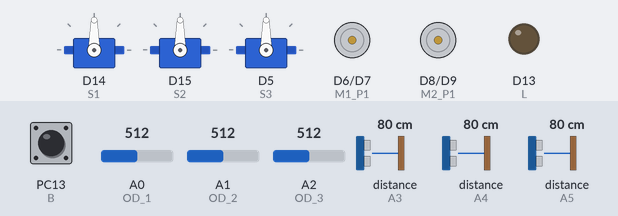
A program run on a simulated STM32 Nucleo. Parts: 3 × servo, motor-driver pin pairs drawn as motors (green arrow = first pin HIGH = forward, orange = second pin HIGH = backward, longer = more drive), output pins drawn as LEDs (lit = HIGH). The test bench sets the inputs (shaded band); at power-on: PC13 (B) HIGH, distance to the obstacle (sensors on A3, A4, A5) 80 cm, A0 (OD_1) = 512, A1 (OD_2) = 512, A2 (OD_3) = 512. The echo pulse lasts 58.3 µs per cm; pins used as bus, display or sensor lines are not drawn.

Above: at 1.2 s.
1.3 s: PC13 (B) pulled LOW for 0.15 s
At 1.6 s:
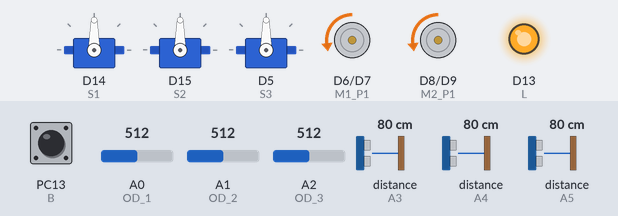
2.9 s: distance to the obstacle (sensor on A3) set to 7 cm
5.9 s: distance to the obstacle (sensor on A3) set to 4 cm
At 6.6 s:
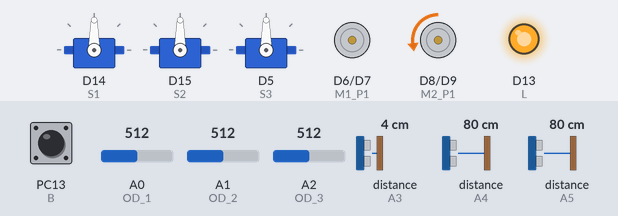
8.9 s: distance to the obstacle (sensor on A4) set to 7 cm
11.9 s: distance to the obstacle (sensor on A4) set to 4 cm
At 13.0 s:
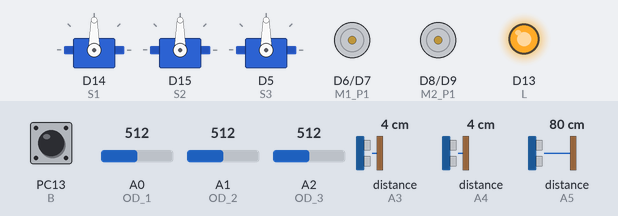
14.9 s: A0 (OD_1) set to 888
17.9 s: A0 (OD_1) set to 909
At 18.4 s:
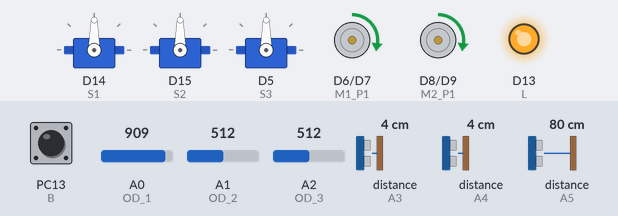
Timing chart, 0 to 20.9 s (numbered marks = the images above; inputs shaded):
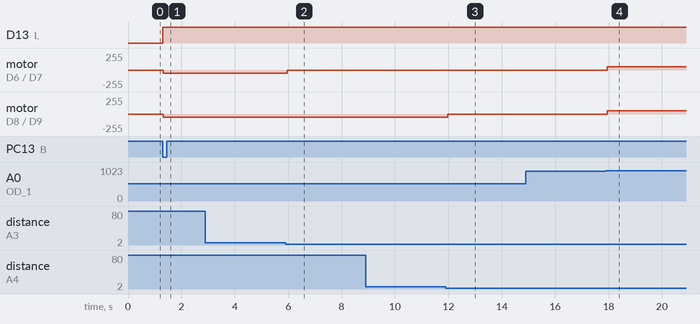

Measured:
- the behaviour switches between 6 and 5 cm on distance to the obstacle (sensor on A3) (found by bisection; images 1 and 2)
- the behaviour switches between 6 and 5 cm on distance to the obstacle (sensor on A4) (found by bisection; images 2 and 3)
- the behaviour switches between 899 and 900 on A0 (OD_1) (found by bisection; images 3 and 4)
- after the input at 1.3 s, D13 (L): LOW → HIGH at once; motor on D6 (M1_P1) / D7 (M1_P2), motor on D8 (M2_P1) / D9 (M2_P2): stopped → backward 50/255 at once
- after the input at 5.9 s, motor on D6 (M1_P1) / D7 (M1_P2): backward 50/255 → stopped after 0.06 s
- after the input at 11.9 s, motor on D8 (M2_P1) / D9 (M2_P2): backward 50/255 → stopped after 0.07 s
- after the input at 17.9 s, motor on D6 (M1_P1) / D7 (M1_P2), motor on D8 (M2_P1) / D9 (M2_P2): stopped → forward 50/255 at once

The program:

main.cpp
```cpp
#include <Arduino.h>
#include <Servo.h>

//global Variable
uint8_t old_state = 1;
uint8_t new_state = 0;
uint8_t but_value;
uint8_t activate;

uint8_t MAX_SPEED = 50;
float SOUND_SPEED = 0.034;       //speed of sound 343 m/s


//optical distance sensor pinout "OD"
uint8_t OD_1 = A0;
uint8_t OD_2 = A1;
uint8_t OD_3 = A2;

struct ODsensor{
  float OD1_data;
  float OD2_data;
  float OD3_data;
};


//ultra-sonic sensor pinout - "US"
uint8_t US_1_Trig = 12;
uint8_t US_1_Echo = A3;

uint8_t US_2_Trig = 11;
uint8_t US_2_Echo = A4;

uint8_t US_3_Trig = 10;
uint8_t US_3_Echo = A5;

struct USsensor{
  float US_1_data;
  float US_2_data;
  float US_3_data;
};

// Motor Control Pinouts - M1 , M2
uint8_t M1_P1 = 6;
uint8_t M1_P2 = 7;
uint8_t M2_P1 = 8;
uint8_t M2_P2 = 9;

// Servo Pinouts - S
uint8_t S1 = 14;
uint8_t S2 = 15;
uint8_t S3 = 5;

Servo servo_1;
Servo servo_2;
Servo servo_3;


// User Button pinout - B
uint8_t B = USER_BTN;

//Status LED
uint8_t L = LED_BUILTIN;


//Optical Distance Sensor reading;
void ODS_Data(ODsensor *ods){
    uint16_t a = analogRead(OD_1);
    uint16_t b = analogRead(OD_2);
    uint16_t c = analogRead(OD_3);
    ods->OD1_data=a;
    ods->OD2_data=b;
    ods->OD3_data=c;

    // ods->OD1_data =map(a, 0,1023,0,80);
    // ods->OD2_data =map(b, 0,1023,0,80);
    // ods->OD3_data =map(c, 0,1023,0,80);

 }

 void US_Data(USsensor *us){

  //Sensor 1 Ultrasonic Sensor activation
  digitalWrite(US_1_Trig,LOW);
  delayMicroseconds(2);
  digitalWrite(US_1_Trig,HIGH);
  delayMicroseconds(10);
  digitalWrite(US_1_Trig,LOW);

  float time_1 = pulseIn(US_1_Echo,HIGH);
  float distance_1 = SOUND_SPEED*time_1;
  distance_1 = (time_1*SOUND_SPEED)/2;

  //Sensor 2 Ultrasonic Sensor activation
  digitalWrite(US_2_Trig,LOW);
  delayMicroseconds(2);
  digitalWrite(US_2_Trig,HIGH);
  delayMicroseconds(10);
  digitalWrite(US_2_Trig,LOW);

  float time_2 = pulseIn(US_2_Echo,HIGH);
  float distance_2 = SOUND_SPEED*time_1;
  distance_2 = (time_2*SOUND_SPEED)/2;

  //Sensor 3 Ultrasonic Sensor activation
  digitalWrite(US_3_Trig,LOW);
  delayMicroseconds(2);
  digitalWrite(US_3_Trig,HIGH);
  delayMicroseconds(10);
  digitalWrite(US_3_Trig,LOW);

  float time_3 = pulseIn(US_3_Echo,HIGH);
  float distance_3 = SOUND_SPEED*time_1;
  distance_3 = (time_3*SOUND_SPEED)/2;

  us->US_1_data = distance_1;
  us->US_2_data = distance_2;
  us->US_3_data = distance_3;


 }

 void Shoulder_down(){
  // servo_1.write(130);
  // delay(200);
  // servo_1.write(90);
  for(uint8_t a =0;a<=180;a++){
    servo_1.write(a);
    delay(100);
  }
 }

 void Shoulder_up(){
  // servo_1.write(50);
  // delay(200);
  // servo_1.write(90);
 }

 void elbow_down(){
  servo_2.write(130);
  delay(200);
  servo_2.write(90);
 }

 void elbow_up(){
  servo_2.write(50);
  delay(200);
  servo_2.write(90);
 }

  void shoulder_right(){
  servo_3.write(130);
  delay(200);
  servo_3.write(90);
 }

 void shoulder_left(){
  servo_3.write(50);
  delay(200);
  servo_3.write(90);
 }


 void Mot_forward(){
  analogWrite(M1_P1,0);
  analogWrite(M1_P2,MAX_SPEED);
  analogWrite(M2_P1,0);
  analogWrite(M2_P2,MAX_SPEED);

 }

 void Mot_left(){
  analogWrite(M1_P1,0);
  analogWrite(M1_P2,MAX_SPEED);
  analogWrite(M2_P1,0);
  analogWrite(M2_P2,0);

 }

void Mot_right(){
  analogWrite(M1_P1,0);
  analogWrite(M1_P2,0);
  analogWrite(M2_P1,0);
  analogWrite(M2_P2,MAX_SPEED);

 }


 void Mot_halt(){
  analogWrite(M1_P1,0);
  analogWrite(M1_P2,0);
  analogWrite(M2_P1,0);
  analogWrite(M2_P2,0);

 }


 void Mot_Revers(){
  analogWrite(M1_P1,MAX_SPEED);
  analogWrite(M1_P2,0);
  analogWrite(M2_P1,MAX_SPEED);
  analogWrite(M2_P2,0);

 }


 void autonomous(uint8_t act){
   struct ODsensor ODSA;
   struct USsensor USSA;

   while(act == 1){
      ODS_Data(&ODSA);
      US_Data(&USSA);
      Serial2.print(ODSA.OD1_data);
      Serial2.print("|");
      Serial2.print(ODSA.OD2_data);
      Serial2.print("|");
      Serial2.print(ODSA.OD3_data);
      Serial2.print("|");
      Serial2.print(USSA.US_1_data);
      Serial2.print("|");
      Serial2.print(USSA.US_2_data);
      Serial2.print("|");
      Serial2.println(USSA.US_3_data);


    if((USSA.US_1_data >= 10) || (USSA.US_2_data >= 10) || (USSA.US_3_data >= 10)){
        Mot_forward();
    }

    if((USSA.US_1_data <= 2) || (USSA.US_2_data <= 2) || (USSA.US_3_data <= 2)){
        Mot_halt();
    }

    if(USSA.US_3_data<5){
        Mot_left();
      }

    if(USSA.US_1_data<5){
        Mot_right();
      }

    if(USSA.US_2_data<5){
        Mot_halt();
    }

    if((ODSA.OD1_data>=900) && (ODSA.OD1_data<=1023)){
        Mot_halt();
        Mot_Revers();
    }

    if((ODSA.OD2_data>=900) && (ODSA.OD2_data<=1023)){
        Mot_halt();
        Mot_Revers();

    }

    if((ODSA.OD3_data>=900) && (ODSA.OD3_data<=1023)){
        Mot_halt();
        Mot_Revers();
    }

   }

 }


void setup() {

  Serial2.begin(9600);

  pinMode(B,INPUT_PULLUP);

  pinMode(OD_1,INPUT);
  pinMode(OD_2,INPUT);
  pinMode(OD_3,INPUT);

  pinMode(US_1_Echo,INPUT);
  pinMode(US_2_Echo,INPUT);
  pinMode(US_3_Echo,INPUT);

  pinMode(US_1_Trig,OUTPUT);
  pinMode(US_2_Trig,OUTPUT);
  pinMode(US_3_Trig,OUTPUT);

  pinMode(M1_P1,OUTPUT);
  pinMode(M1_P2,OUTPUT);
  pinMode(M2_P1,OUTPUT);
  pinMode(M2_P2,OUTPUT);

  pinMode(S1,OUTPUT);
  pinMode(S2,OUTPUT);
  pinMode(S3,OUTPUT);

  pinMode(L,OUTPUT);

  servo_1.attach(S1);
  servo_2.attach(S2);
  servo_3.attach(S3);


//   Shoulder_down();
//   Shoulder_up();
//   elbow_down();
//   elbow_up();
//   shoulder_left();
//   shoulder_right();


}

void loop() {

  but_value = digitalRead(B);
  if (old_state==1 && but_value == 0){
     if(new_state==0){
        new_state = 1;
        activate = 1;
        digitalWrite(L,HIGH);
        autonomous(activate);

        }
        else{
        new_state = 0;
        digitalWrite(L,LOW);
      }


  }

old_state = but_value;


}
```

bT.cpp
```cpp
// #include <Arduino.h>
// #include <Servo.h>


// void setup(){
//     Serial.begin(9600);
//     Serial2.begin(9600);
// }

// void loop(){
//     Serial.println("Hello World");
//     Serial2.println("hi");

// }
```

ultraSonic.cpp
```cpp
// #include <Arduino.h>

// /*
//   Ultrasonic Sensor HC-SR04 and Arduino Tutorial

//   by Dejan Nedelkovski,
//   www.HowToMechatronics.com

// */
// // defines pins numbers
// const int trigPin = 10;
// const int echoPin = A5;
// // defines variables
// long duration;
// int distance;
// void setup() {
//   pinMode(trigPin, OUTPUT); // Sets the trigPin as an Output
//   pinMode(echoPin, INPUT); // Sets the echoPin as an Input
//   Serial.begin(9600); // Starts the serial communication
// }
// void loop() {
//   // Clears the trigPin
//   digitalWrite(trigPin, LOW);
//   delayMicroseconds(2);
//   // Sets the trigPin on HIGH state for 10 micro seconds
//   digitalWrite(trigPin, HIGH);
//   delayMicroseconds(10);
//   digitalWrite(trigPin, LOW);
//   // Reads the echoPin, returns the sound wave travel time in microseconds
//   duration = pulseIn(echoPin, HIGH);
//   // Calculating the distance
//   distance = duration * 0.034 / 2;
//   // Prints the distance on the Serial Monitor
//   Serial.print("Distance: ");
//   Serial.println(distance);
// }
```
